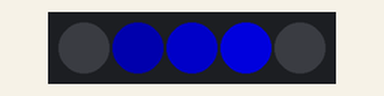
This sketch was run on a simulated Arduino Uno, built with avr-gcc and run on an emulated ATmega328P. Parts: 5 RGB LEDs in strip order, left to right. Dim RGB values are drawn brighter than linear.

Above: at 0.16 s.
At 4.99 s:
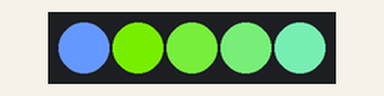
At 9.98 s:
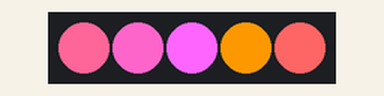
At 19.95 s:
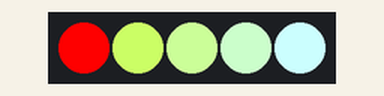
At 29.92 s:
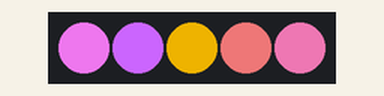
At 39.9 s:
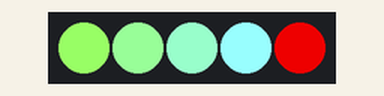
Timing chart, 0 to 40.0 s (numbered marks = the images above):
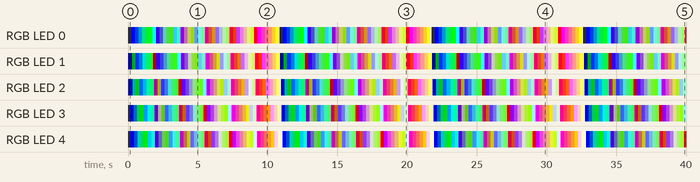

The sketch:

WS2812.ino
```cpp
#include <Adafruit_NeoPixel.h>
#ifdef __AVR__
#include <avr/power.h> // Required for 16 MHz Adafruit Trinket
#endif

// 控制 WS2812 灯条的引脚编号
#define PIN        7

//定义控制的 LED 数量
#define NUMPIXELS 5

Adafruit_NeoPixel pixels(NUMPIXELS, PIN, NEO_GRB + NEO_KHZ800);

//相邻 LED 之间的延迟，单位毫秒
#define DELAYVAL 50

void setup() {
  Serial.begin(9600);
  // These lines are specifically to support the Adafruit Trinket 5V 16 MHz.
  // Any other board, you can remove this part (but no harm leaving it):
#if defined(__AVR_ATtiny85__) && (F_CPU == 16000000)
  clock_prescale_set(clock_div_1);
#endif
  // END of Trinket-specific code.

  pixels.begin(); // INITIALIZE NeoPixel strip object (REQUIRED)
}

void loop() {
  int i=0;
  // The first NeoPixel in a strand is #0, second is 1, all the way up
  // to the count of pixels minus one.
  //for (int i = 1; i < NUMPIXELS; i++) { // For each pixel...
    for (int R = 0; R <= 255; R+=50) {
      for (int G = 0; G <= 255; G+=50) {
        for (int B = 0; B <= 255; B+=50) {
          //pixels.clear();
          pixels.setPixelColor(i, pixels.Color(R, G, B));
          pixels.show();   // Send the updated pixel colors to the hardware.
          delay(DELAYVAL); // Pause before next pass through loop
          i++;
          if (i==NUMPIXELS){
            i=0;
          }
        }
      }
    }
  //}
}
```

Measured:
- by itself, RGB LED 1: off → RGB(0, 0, 50) at 0.05 s, → RGB(0, 50, 0) 0.25 s later, → RGB(0, 50, 250) 0.25 s later, → RGB(0, 100, 200) 0.25 s later, … (158 changes in this stretch)
- by itself, RGB LED 2: off → RGB(0, 0, 100) at 0.10 s, → RGB(0, 50, 50) 0.25 s later, → RGB(0, 100, 0) 0.25 s later, → RGB(0, 100, 250) 0.25 s later, … (158 changes in this stretch)
